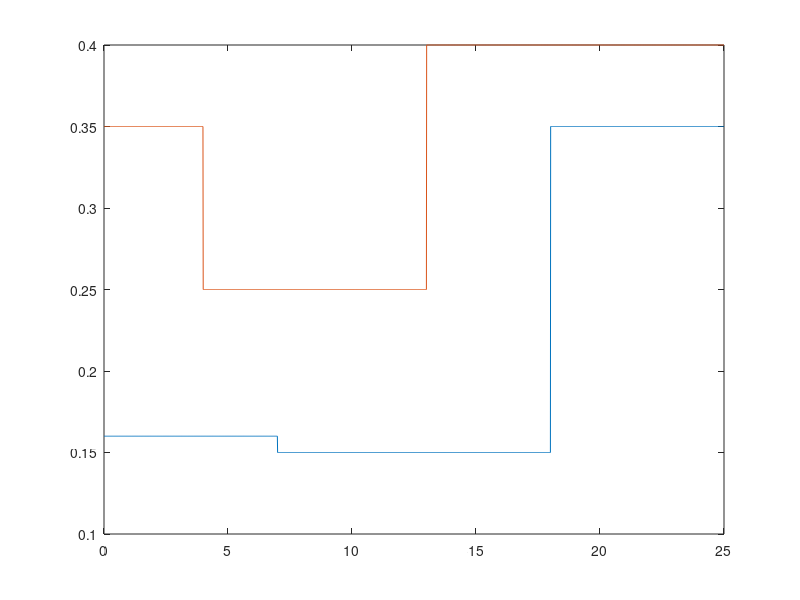

The MATLAB script that drew this image:
t = 0 : 0.01 : 25

u_l = [pi + 0.16, pi + 0.15, pi + 0.35]
u_r = [pi + 0.35, pi + 0.25, pi + 0.40]

u_max = 2 * pi
u_e = 0.5 * u_max

L = 0.3
R = 0.03

y_l = [];
for i = t
  if i < 7
    y_l = [y_l, u_l(1)-u_e];
  elseif i <= 18
    y_l = [y_l, u_l(2)-u_e];
  else
    y_l = [y_l, u_l(3)-u_e];
  endif
end
plot(t, y_l)
hold on

y_r = [];
for i = t
  if i < 4
    y_r = [y_r, u_r(1)-u_e];
  elseif i <= 13
    y_r = [y_r, u_r(2)-u_e];
  else
    y_r = [y_r, u_r(3)-u_e];
  endif
end

plot(t, y_r)
hold off

# stefan stefan Stefan !!!!!
